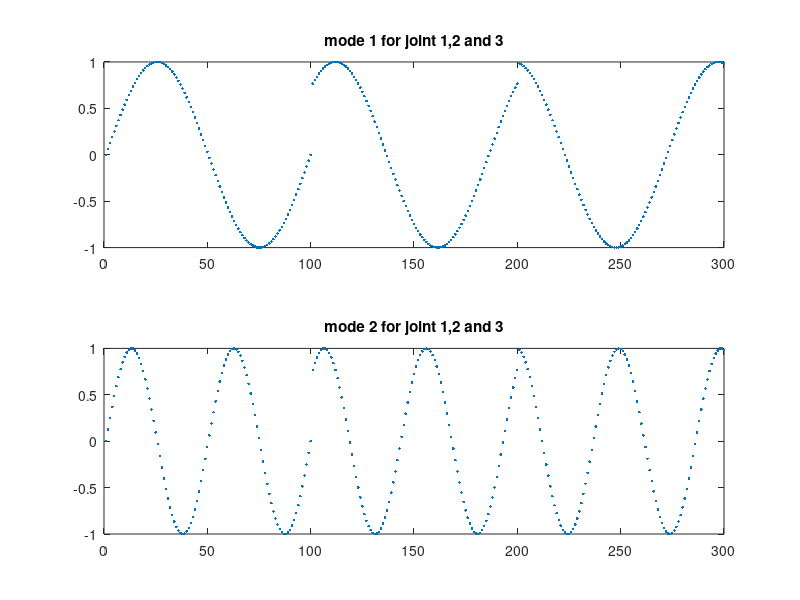

MATLAB code to generate this figure:
% generate example data for motionmodel

% from docs motionmodel.cpp:
%
% reads in a csv file that describes the motion model using spline interpolation points
%          * * the first column contains the progress variable s
%          * * the subsequent columns contain for each mode, the spline corresponding to the different joints, i.e.  first mode 1 of joint 1, then  mode 1 of joint 2, then mode 1 of joint 3,....
%          *   and only then mode 2 of joint 1, etc....
%          * * the last columns contains the b vector for joint 1, joint 2 , ....
%          * * the number of modes is deduced from the number of columns in the file, as well as the number of interpolation points, which is deduced from
%          *   the number of rows.

% the modes are just sines with a phase shift for each joint and a
% frequency change for each different mode
%
nrofmodes=2;
nrofjoints=3;
nrofrows=100;

s = linspace(0.0, 1.0, nrofrows)';
basefreq = 2*pi;
phaseshift = 50/180.0*pi;
A = zeros(nrofrows,(nrofmodes+1)*nrofjoints+1);
A(:,1)=s;

% H:
for mode=1:nrofmodes
    for joint=1:nrofjoints
        A(:,1+(mode-1)*nrofjoints+joint) =  sin( basefreq*s*mode + phaseshift*(joint-1));
    end
end

% b:
A(:,nrofjoints*nrofmodes+2) = 0.0*ones(nrofrows,1);
A(:,nrofjoints*nrofmodes+3) = 0.2*ones(nrofrows,1);
A(:,nrofjoints*nrofmodes+4) = -0.2*ones(nrofrows,1);

figure(10);
subplot(2,1,1);
plot([ A(:,2);A(:,3);A(:,4)],'.')
title('mode 1 for joint 1,2 and 3');
subplot(2,1,2);
plot([ A(:,5);A(:,6);A(:,7)],'.')
title('mode 2 for joint 1,2 and 3');


dlmwrite('../motionmodel.csv',A,'delimiter',',','precision','%24.16f')